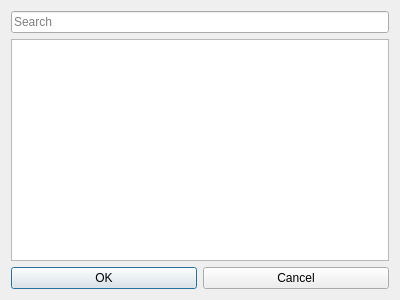
<?xml version="1.0" encoding="UTF-8"?>
<ui version="4.0">
 <class>SelectKeyDialog</class>
 <widget class="QDialog" name="SelectKeyDialog">
  <property name="geometry">
   <rect>
    <x>0</x>
    <y>0</y>
    <width>400</width>
    <height>300</height>
   </rect>
  </property>
  <property name="windowTitle">
   <string>Select key</string>
  </property>
  <layout class="QVBoxLayout" name="verticalLayout">
   <item>
    <widget class="QLineEdit" name="search_edit">
     <property name="placeholderText">
      <string>Search</string>
     </property>
    </widget>
   </item>
   <item>
    <widget class="QListWidget" name="key_list"/>
   </item>
   <item>
    <layout class="QHBoxLayout" name="horizontalLayout">
     <item>
      <widget class="QPushButton" name="ok_button">
       <property name="text">
        <string>OK</string>
       </property>
      </widget>
     </item>
     <item>
      <widget class="QPushButton" name="cancel_button">
       <property name="text">
        <string>Cancel</string>
       </property>
      </widget>
     </item>
    </layout>
   </item>
  </layout>
 </widget>
 <resources/>
 <connections/>
</ui>
